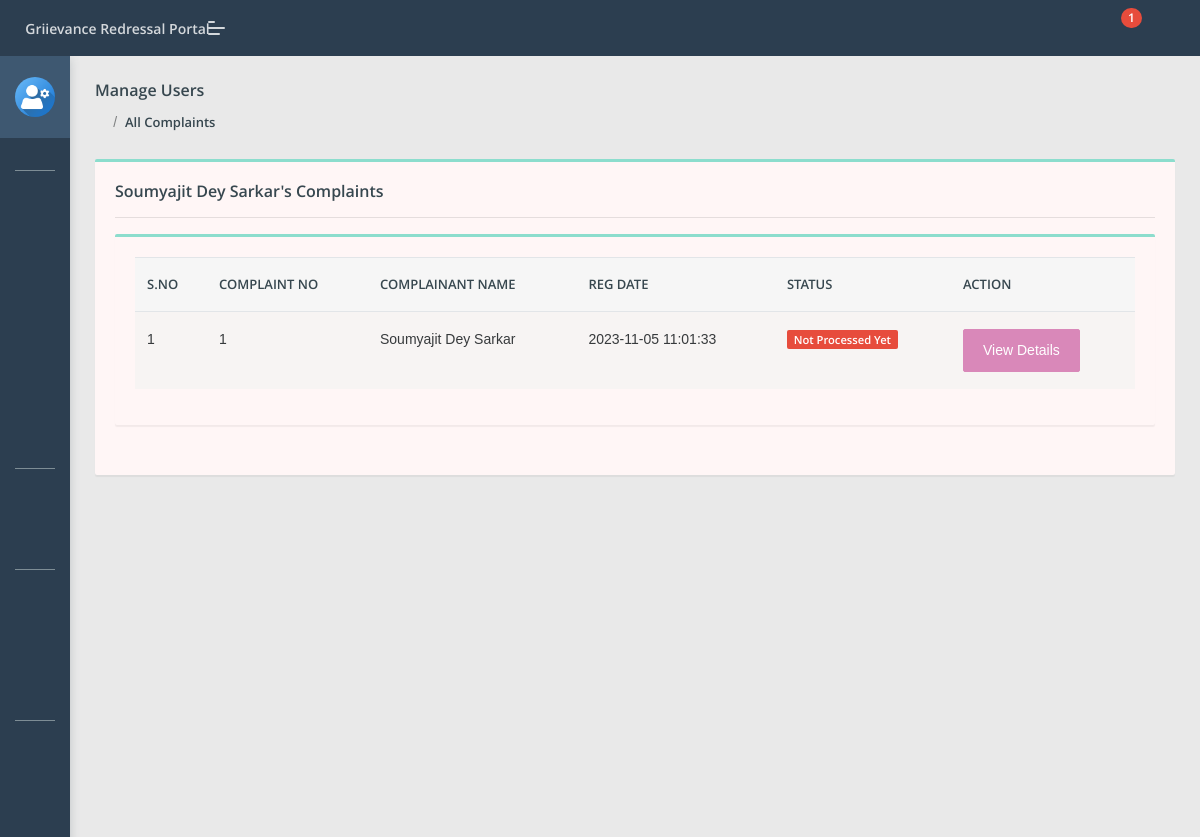
Page /cms/admin/user-complaints.php?uid=2&&uname=Soumyajit Dey Sarkar (signed in) on the committed database.
### tables this page shows
CREATE TABLE `tblcomplaints` (
  `complaintNumber` int(11) NOT NULL,
  `userId` int(11) DEFAULT NULL,
  `category` int(11) DEFAULT NULL,
  `subcategory` varchar(255) DEFAULT NULL,
  `complaintType` varchar(255) DEFAULT NULL,
  `state` varchar(255) DEFAULT NULL,
  `noc` varchar(255) DEFAULT NULL,
  `complaintDetails` mediumtext DEFAULT NULL,
  `complaintFile` varchar(255) DEFAULT NULL,
  `regDate` timestamp NULL DEFAULT current_timestamp(),
  `status` varchar(50) DEFAULT NULL,
  `lastUpdationDate` timestamp NULL DEFAULT NULL ON UPDATE current_timestamp()
);

CREATE TABLE `users` (
  `id` int(11) NOT NULL,
  `fullName` varchar(255) DEFAULT NULL,
  `userEmail` varchar(255) DEFAULT NULL,
  `password` varchar(255) DEFAULT NULL,
  `contactNo` bigint(11) DEFAULT NULL,
  `address` tinytext DEFAULT NULL,
  `State` varchar(255) DEFAULT NULL,
  `country` varchar(255) DEFAULT NULL,
  `pincode` int(6) DEFAULT NULL,
  `userImage` varchar(255) DEFAULT NULL,
  `regDate` timestamp NOT NULL DEFAULT current_timestamp(),
  `updationDate` timestamp NULL DEFAULT NULL,
  `status` int(1) DEFAULT NULL
);

### cms/admin/user-complaints.php (the view, shortened to what this page needs)
<?php
include('include/config.php');
if(strlen($_SESSION['aid'])==0)
    {
header('location:index.php');
}
else{
?>
<!DOCTYPE html>
<html lang="en">
<head>
    <link rel="stylesheet" href="assets/css/style.css">
</head>
<body class="">
	<?php include('include/sidebar.php');?>
	<?php include('include/header.php');?>
<section class="pcoded-main-container">
    <div class="pcoded-content">
        <div class="page-header">
            <div class="page-block">
                <div class="row align-items-center">
                    <div class="col-md-12">
                        <div class="page-header-title">
                            <h5 class="m-b-10">Manage Users</h5>
                        </div>
                        <ul class="breadcrumb">
                            <li class="breadcrumb-item"><a href="dashboard.php"><i class="feather icon-home"></i></a></li>
                            <li class="breadcrumb-item"><a href="all-complaint.php">All Complaints</a></li>
                        </ul>
                    </div>
                </div>
            </div>
        </div>
        <div class="row">
            <div class="col-sm-12">
                <div class="card">
                    <div class="card-body">
                        <h5><?php echo $_GET['uname']?>'s Complaints</h5>
                        <hr>
                      <div class="row">
                            <div class="col-xl-12">
                <div class="card">
                    <div class="card-body table-border-style">
                        <div class="table-responsive">
                            <table class="table table-striped">
                                <thead>
                                        <tr><th>S.No</th>
											<th>Complaint No</th>
											<th>Complainant Name</th>
											<th>Reg Date</th>
											<th>Status</th>
											<th>Action</th>
										</tr>
                                </thead>
                                <tbody>
                                    <?php
$userid=intval($_GET['uid']);
$query=mysqli_query($con,"select tblcomplaints.*,users.fullName as name from tblcomplaints join users on users.id=tblcomplaints.userId where users.id='$userid'");
$cnt=1;
while($row=mysqli_fetch_array($query))
{
?>
                                        <tr>
                                            <td><?php echo htmlentities($cnt);?></td>
                                            <td><?php echo htmlentities($row['complaintNumber']);?></td>
                                            <td><?php echo htmlentities($row['name']);?></td>
                                            <td> <?php echo htmlentities($row['regDate']);?></td>
                                           <td>
                                                <?php $status=$row['status'];
                                                if($status==''): ?>
                                                <span class="badge badge-danger">Not Processed Yet</span>
                                            <?php elseif($status=='in process'):?>
                                             <span class="badge badge-warning">In Process</span>
                                         <?php elseif($status=='closed'):?>
                                             <span class="badge badge-success">Closed</span>
                                         <?php endif;?>
</td>
<td>   <a href="complaint-details.php?cid=<?php echo htmlentities($row['complaintNumber']);?>" class="btn btn-primary"> View Details</a>
											</td>
                                        </tr>
                                        <?php $cnt=$cnt+1; } ?>
                                </tbody>
                            </table>
                        </div>
                    </div>
                </div>
            </div>
                        </div>
                    </div>
                </div>
            </div>
        </div>
    </div>
</section>
</body>
</html>
<?php } ?>

### rows in the picture
tblcomplaints: complaintNumber "1", userId.fullName "Soumyajit Dey Sarkar", regDate "2023-11-05 11:01:33"

### other values in the picture
$num1 "1"
$_GET['uname'] "Soumyajit Dey Sarkar"
